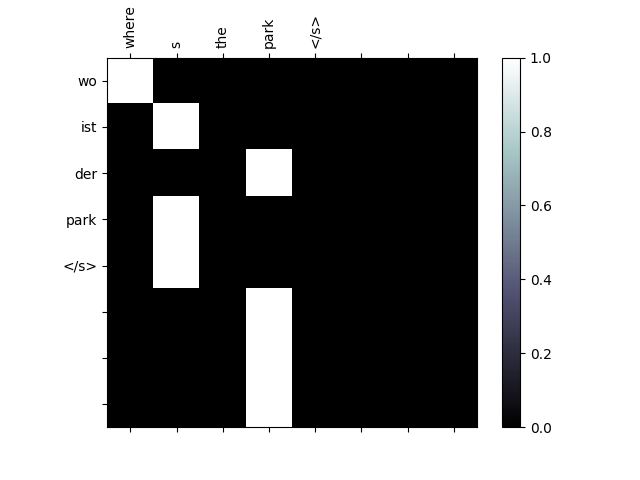

This figure's Python source:
import torch
import torch.nn as nn
from torch.autograd import Variable
import torch.optim as optim
import torch.nn.functional as F
import nltk
import random
import numpy as np
from collections import Counter, OrderedDict
import nltk
from copy import deepcopy
import os
import re
import unicodedata
flatten = lambda l: [item for sublist in l for item in sublist]

from torch.nn.utils.rnn import PackedSequence,pack_padded_sequence
import matplotlib.pyplot as plt
import matplotlib.ticker as ticker
random.seed(1024)

USE_CUDA = torch.cuda.is_available()
gpus = [0]
torch.cuda.set_device(gpus[0])

FloatTensor = torch.cuda.FloatTensor if USE_CUDA else torch.FloatTensor
LongTensor = torch.cuda.LongTensor if USE_CUDA else torch.LongTensor
ByteTensor = torch.cuda.ByteTensor if USE_CUDA else torch.ByteTensor

def getBatch(batch_size, train_data):
    random.shuffle(train_data)
    sindex=0
    eindex=batch_size
    while eindex < len(train_data):
        batch = train_data[sindex: eindex]
        temp = eindex
        eindex = eindex + batch_size
        sindex = temp
        yield batch

    if eindex >= len(train_data):
        batch = train_data[sindex:]
        yield batch

def pad_to_batch(batch, x_to_ix, y_to_ix):

    sorted_batch =  sorted(batch, key=lambda b:b[0].size(1), reverse=True) # sort by len
    x,y = list(zip(*sorted_batch))
    max_x = max([s.size(1) for s in x])
    max_y = max([s.size(1) for s in y])
    x_p, y_p = [], []
    for i in range(len(batch)):
        if x[i].size(1) < max_x:
            x_p.append(torch.cat([x[i], Variable(LongTensor([x_to_ix['<PAD>']] * (max_x - x[i].size(1)))).view(1, -1)], 1))
        else:
            x_p.append(x[i])
        if y[i].size(1) < max_y:
            y_p.append(torch.cat([y[i], Variable(LongTensor([y_to_ix['<PAD>']] * (max_y - y[i].size(1)))).view(1, -1)], 1))
        else:
            y_p.append(y[i])
    input_var = torch.cat(x_p)
    target_var = torch.cat(y_p)
    input_len = [list(map(lambda s: s ==0, t.data)).count(False) for t in input_var]
    target_len = [list(map(lambda s: s ==0, t.data)).count(False) for t in target_var]

    return input_var, target_var, input_len, target_len

def prepare_sequence(seq, to_index):
    idxs = list(map(lambda w: to_index[w] if to_index.get(w) is not None else to_index["<UNK>"], seq))
    return Variable(LongTensor(idxs))

def unicode_to_ascii(s):
    return ''.join(
        c for c in unicodedata.normalize('NFD', s)
        if unicodedata.category(c) != 'Mn'
    )

# Lowercase, trim, and remove non-letter characters
def normalize_string(s):
    s = unicode_to_ascii(s.lower().strip())
    s = re.sub(r"([,.!?])", r" \1 ", s)
    s = re.sub(r"[^a-zA-Z]+", r" ", s)
    s = re.sub(r"\s+", r" ", s).strip()
    return s

corpus=open('/home/kapil/deu.txt', 'r').readlines()
corpus=corpus[:100000]
print(len(corpus))

MIN_LENGTH = 3
MAX_LENGTH = 25
i=0
X_r, y_r = [], [] # raw
X_t, y_t = [], []
X_tr, y_tr = [], []
for parallel in corpus:
    so,ta = parallel[:-1].split('\t')
    if so.strip() == "" or ta.strip() == "":
        continue

    normalized_so = normalize_string(so).split()
    normalized_ta = normalize_string(ta).split()

    if len(normalized_so) >= MIN_LENGTH and len(normalized_so) <= MAX_LENGTH and len(normalized_ta) >= MIN_LENGTH and len(normalized_ta) <= MAX_LENGTH:
        if i%9!=0:
            X_r.append(normalized_so)
            y_r.append(normalized_ta)
        else:
            X_t.append(normalized_so)
            y_t.append(normalized_ta)
    
    i=i+1

source_vocab = list(set(flatten(X_r)))
target_vocab = list(set(flatten(y_r)))
print(len(source_vocab), len(target_vocab))

source2index = {'<PAD>': 0, '<UNK>': 1, '<s>': 2, '</s>': 3}
for vo in source_vocab:
    if source2index.get(vo) is None:
        source2index[vo] = len(source2index)
index2source = {v:k for k, v in source2index.items()}

target2index = {'<PAD>': 0, '<UNK>': 1, '<s>': 2, '</s>': 3}
for vo in target_vocab:
    if target2index.get(vo) is None:
        target2index[vo] = len(target2index)
index2target = {v:k for k, v in target2index.items()}

X_p, y_p = [], []

for so, ta in zip(X_r, y_r):
    X_p.append(prepare_sequence(so + ['</s>'], source2index).view(1, -1))
    y_p.append(prepare_sequence(ta + ['</s>'], target2index).view(1, -1))
X_p1, y_p1 = [], []
for so, ta in zip(X_t, y_t):
    X_p1.append(prepare_sequence(so + ['</s>'], source2index).view(1, -1))
    y_p1.append(prepare_sequence(ta + ['</s>'], target2index).view(1, -1))

del source_vocab, target_vocab
train_data = list(zip(X_p, y_p))
print("Total Training Examples: ")
print(len(train_data))
class Encoder(nn.Module):
    def __init__(self, input_size, embedding_size,hidden_size, n_layers=1,bidirec=False):
        super(Encoder, self).__init__()

        self.input_size = input_size
        self.hidden_size = hidden_size
        self.n_layers = n_layers

        self.embedding = nn.Embedding(input_size, embedding_size)

        if bidirec:
            self.n_direction = 2
            #self.gru = nn.GRU(embedding_size, hidden_size, n_layers, batch_first=True, bidirectional=True)
            self.lstm = nn.LSTM(embedding_size, hidden_size, n_layers, batch_first=True, bidirectional=True)
        else:
            self.n_direction = 1
            #self.gru = nn.GRU(embedding_size, hidden_size, n_layers, batch_first=True)

    def init_hidden(self, inputs):
        hidden = Variable(torch.zeros(self.n_layers * self.n_direction, inputs.size(0), self.hidden_size))
        return hidden.cuda() if USE_CUDA else hidden

    def initContext(self, inputs):
        context = Variable(torch.zeros(self.n_layers *2, inputs.size(0), self.hidden_size))
        return context.cuda()

    def init_weight(self):
        self.embedding.weight = nn.init.xavier_uniform(self.embedding.weight)
        self.lstm.weight_hh_l0 = nn.init.xavier_uniform(self.lstm.weight_hh_l0)
        self.lstm.weight_ih_l0 = nn.init.xavier_uniform(self.lstm.weight_ih_l0)

    def forward(self, inputs, input_lengths):
        """
        inputs : B, T (LongTensor)
        input_lengths : real lengths of input batch (list)
        """
        hidden = self.init_hidden(inputs)
        context = self.initContext(inputs)
        embedded = self.embedding(inputs)
        packed = pack_padded_sequence(embedded, input_lengths, batch_first=True)
        #outputs, hidden = self.gru(packed, hidden)
        outputs,( hidden, context) = self.lstm(packed, (hidden,context))
        outputs, output_lengths = torch.nn.utils.rnn.pad_packed_sequence(outputs, batch_first=True) # unpack (back to padded)

        if self.n_layers > 1:
            if self.n_direction == 2:
                hidden = hidden[-2:]
                context=context[-2:]
            else:
                hidden = hidden[-1]

        return outputs, torch.cat([h for h in hidden], 1).unsqueeze(1), torch.cat([h for h in context], 1).unsqueeze(1)

class Decoder(nn.Module):
    def __init__(self, input_size, embedding_size, hidden_size, n_layers=1, dropout_p=0.1):
        super(Decoder, self).__init__()

        self.hidden_size = hidden_size
        self.n_layers = n_layers
        self.tanh=nn.Tanh()
        # Define the layers
        self.embedding = nn.Embedding(input_size, embedding_size)
        self.dropout = nn.Dropout(dropout_p)

        #self.gru = nn.GRU(embedding_size + hidden_size, hidden_size, n_layers, batch_first=True)
        self.lstm = nn.LSTM(embedding_size + hidden_size, hidden_size, n_layers, batch_first=True)
        self.linear = nn.Linear(hidden_size * 2, input_size)
        self.attn = nn.Linear(self.hidden_size, self.hidden_size) # Attention
        self.attn_v = nn.Linear(self.hidden_size, self.hidden_size)
    def init_hidden(self,inputs):
        hidden = Variable(torch.zeros(self.n_layers, inputs.size(0), self.hidden_size))
        return hidden.cuda() if USE_CUDA else hidden

    def initContext(self, inputs):
        context = Variable(torch.zeros(self.n_layers, inputs.size(0), self.hidden_size))
        return context.cuda()

    def init_weight(self):
        self.embedding.weight = nn.init.xavier_uniform(self.embedding.weight)
        self.lstm.weight_hh_l0 = nn.init.xavier_uniform(self.lstm.weight_hh_l0)
        self.lstm.weight_ih_l0 = nn.init.xavier_uniform(self.lstm.weight_ih_l0)
        self.linear.weight = nn.init.xavier_uniform(self.linear.weight)
        self.attn.weight = nn.init.xavier_uniform(self.attn.weight)
        self.attn_v.weight = nn.init.xavier_uniform(self.attn_v.weight)
#         self.attn.bias.data.fill_(0)

    def Additive_Attention(self, hidden, encoder_outputs, encoder_maskings):
        """
        hidden : 1,B,D
        encoder_outputs : B,T,D
        encoder_maskings : B,T # ByteTensor
        """
        hidden = hidden[0].unsqueeze(2)  # (1,B,D) -> (B,D,1)

        batch_size = encoder_outputs.size(0) # B
        max_len = encoder_outputs.size(1) # T
        energies = self.attn(encoder_outputs.contiguous().view(batch_size * max_len, -1)) # B*T,D -> B*T,D
        energies = energies.view(batch_size,max_len, -1) # B,T,D
        energies = self.tanh(energies)
        energies = self.attn_v(energies)
        attn_energies = energies.bmm(hidden).squeeze(2) # B,T,D * B,D,1 --> B,T

#         if isinstance(encoder_maskings,torch.autograd.variable.Variable):
#             attn_energies = attn_energies.masked_fill(encoder_maskings,float('-inf'))#-1e12) # PAD masking

        alpha = F.softmax(attn_energies,1) # B,T
        alpha = alpha.unsqueeze(1) # B,1,T
        context = alpha.bmm(encoder_outputs) # B,1,T * B,T,D => B,1,D

        return context, alpha


    def forward(self, inputs, context, max_length, encoder_outputs, encoder_maskings=None, is_training=False):
        """
        inputs : B,1 (LongTensor, START SYMBOL)
        context : B,1,D (FloatTensor, Last encoder hidden state)
        max_length : int, max length to decode # for batch
        encoder_outputs : B,T,D
        encoder_maskings : B,T # ByteTensor
        is_training : bool, this is because adapt dropout only training step.
        """
        # Get the embedding of the current input word
        embedded = self.embedding(inputs)
        hidden = self.init_hidden(inputs)
        context_c = self.initContext(inputs)
        if is_training:
            embedded = self.dropout(embedded)

        decode = []
        # Apply GRU to the output so far
        for i in range(max_length):
            _, (hidden,context_c) = self.lstm(torch.cat((embedded, context), 2), (hidden,context_c))
            #_, hidden = self.gru(torch.cat((embedded, context), 2), hidden) # h_t = f(h_{t-1},y_{t-1},c)
            concated = torch.cat((hidden, context.transpose(0, 1)), 2) # y_t = g(h_t,y_{t-1},c)
            score = self.linear(concated.squeeze(0))
            softmaxed = F.log_softmax(score,1)
            decode.append(softmaxed)
            decoded = softmaxed.max(1)[1]
            embedded = self.embedding(decoded).unsqueeze(1) # y_{t-1}
            if is_training:
                embedded = self.dropout(embedded)

            # compute next context vector using attention
            context, alpha = self.Additive_Attention(hidden, encoder_outputs, encoder_maskings)

        #  column-wise concat, reshape!!
        scores = torch.cat(decode, 1)
        return scores.view(inputs.size(0) * max_length, -1)

    def decode(self, context, encoder_outputs):
        start_decode = Variable(LongTensor([[target2index['<s>']] * 1])).transpose(0, 1)
        embedded = self.embedding(start_decode)
        hidden = self.init_hidden(start_decode)
        context_c = self.initContext(start_decode)
        decodes = []
        attentions = []
        decoded = embedded
        max_len=25
        i=0
        while decoded.data.tolist()[0] != target2index['</s>']and i<max_len: # until </s>
            #_, hidden = self.gru(torch.cat((embedded, context), 2), hidden) # h_t = f(h_{t-1},y_{t-1},c)
            i=i+1
            #print(i,max_len)
            _, (hidden,_) = self.lstm(torch.cat((embedded, context), 2), (hidden,context_c))
            concated = torch.cat((hidden, context.transpose(0, 1)), 2) # y_t = g(h_t,y_{t-1},c)
            score = self.linear(concated.squeeze(0))
            softmaxed = F.log_softmax(score,1)
            decodes.append(softmaxed)
            decoded = softmaxed.max(1)[1]
            embedded = self.embedding(decoded).unsqueeze(1) # y_{t-1}
            #print(encoder_outputs.shape)
            #print(hidden.shape)
            context, alpha = self.Additive_Attention(hidden, encoder_outputs,None)
            attentions.append(alpha.squeeze(1))

        return torch.cat(decodes).max(1)[1], torch.cat(attentions)

EPOCH =20
BATCH_SIZE = 256
EMBEDDING_SIZE = 128
HIDDEN_SIZE = 512
LR = 0.001
DECODER_LEARNING_RATIO = 5.0
RESCHEDULED = False

encoder = Encoder(len(source2index), EMBEDDING_SIZE, HIDDEN_SIZE, 3, True)
decoder = Decoder(len(target2index), EMBEDDING_SIZE, HIDDEN_SIZE * 2)
encoder.init_weight()
decoder.init_weight()

if USE_CUDA:
    encoder = encoder.cuda()
    decoder = decoder.cuda()

loss_function = nn.CrossEntropyLoss(ignore_index=0)
enc_optimizer = optim.Adam(encoder.parameters(), lr=LR)
dec_optimizer = optim.Adam(decoder.parameters(), lr=LR * DECODER_LEARNING_RATIO)

from tqdm import tqdm_notebook as tqdm
torch.backends.cudnn.benchmark=True
for epoch in tqdm(range(EPOCH)):
    losses=[]
    for i, batch in enumerate(getBatch(BATCH_SIZE, train_data)):
        inputs, targets, input_lengths, target_lengths = pad_to_batch(batch, source2index, target2index)
        input_masks = torch.cat([Variable(ByteTensor(tuple(map(lambda s: s ==0, t.data)))) for t in inputs]).view(inputs.size(0), -1)
        start_decode = Variable(LongTensor([[target2index['<s>']] * targets.size(0)])).transpose(0, 1)
        encoder.zero_grad()
        decoder.zero_grad()
        output, hidden_c, context_c = encoder(inputs, input_lengths)

        preds = decoder(start_decode, hidden_c, targets.size(1), output, input_masks, True)

        loss = loss_function(preds, targets.view(-1))
        losses.append(loss.data.tolist())
        loss.backward()
        torch.nn.utils.clip_grad_norm(encoder.parameters(), 50.0) # gradient clipping
        torch.nn.utils.clip_grad_norm(decoder.parameters(), 50.0) # gradient clipping
        enc_optimizer.step()
        dec_optimizer.step()
        if i % 5==0:
            print("[%02d/%d] [%03d/%d] mean_loss : %0.2f" %(epoch, EPOCH, i, len(train_data)//BATCH_SIZE, np.mean(losses)))
            losses=[]


MODEL_SAVE_PATH="/home/kapil/encoder.pt"
#torch.save(decoder.state_dict(), MODEL_SAVE_PATH)
torch.save(encoder.state_dict(), MODEL_SAVE_PATH)
MODEL_SAVE_PATH1="/home/kapil/decoder.pt"
#torch.save(decoder.state_dict(), MODEL_SAVE_PATH)
torch.save(decoder.state_dict(), MODEL_SAVE_PATH1)


print('Source :',' '.join([i for i in source_reference[0] if i not in ['</s>']]))
print('Truth : ',' '.join([index2target[i] for i in target_reference[0].data.tolist()[0] if i not in [2, 3]]))
print('Prediction : ',' '.join([i for i in hypothesis[0] if i not in ['</s>']]))

def show_attention(input_words, output_words, attentions):
    # Set up figure with colorbar
    fig = plt.figure()
    ax = fig.add_subplot(111)
    cax = ax.matshow(attentions.numpy(), cmap='bone')
    fig.colorbar(cax)

    # Set up axes
    ax.set_xticklabels([''] + input_words, rotation=90)
    ax.set_yticklabels([''] + output_words)

    # Show label at every tick
    ax.xaxis.set_major_locator(ticker.MultipleLocator(1))
    ax.yaxis.set_major_locator(ticker.MultipleLocator(1))

#     show_plot_visdom()
    plt.show()
    plt.savefig('LSTM_Additive.png')
    plt.close()
test_data = list(zip(X_p1, y_p1))
target_reference=[]
hypothesis=[]
source_reference=[]
print("Total Testing Examples:")
print(len(test_data))
print("Initializing testing......")
for i in range(100):
    print(i)
    #test = random.choice(test_data)
    test = random.choice(train_data)
    input_ = test[0]
    truth = test[1]
    #print(input_)
    #print(len(input_))
    output, hidden, context_c = encoder(input_, [input_.size(1)])
    pred, attn = decoder.decode(hidden, output)

    input_ = [index2source[i] for i in input_.data.tolist()[0]]
    pred = [index2target[i] for i in pred.data.tolist()]
    source_reference.append(input_)
    target_reference.append(truth)
    hypothesis.append(pred)


bleuscore_unigram=nltk.translate.bleu_score.corpus_bleu(target_reference, hypothesis,weights=(1,0,0,0))
bleuscore_4_gram=nltk.translate.bleu_score.corpus_bleu(target_reference, hypothesis,weights=(0.25,0.25,0.25,0.25))
print('Source :',' '.join([i for i in source_reference[0] if i not in ['</s>']]))
print('Truth : ',' '.join([index2target[i] for i in target_reference[0].data.tolist()[0] if i not in [2, 3]]))
print('Prediction : ',' '.join([i for i in hypothesis[0] if i not in ['</s>']]))
f= open("bleuscore.txt","w+")
f.write("Unigram Bleu Score "+str(float(bleuscore_unigram)))
f.write("4 gram Bleu Score "+str(float(bleuscore_4_gram)))

if USE_CUDA:
    attn = attn.cpu()
print("Saving attention diagram")
show_attention(source_reference[10], hypothesis[10], attn.data)
